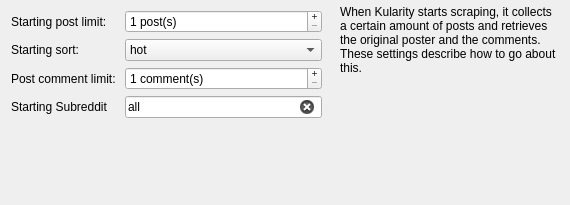
    <widget class="QWidget" name="tab_2">
     <attribute name="title">
      <string>Starting Point</string>
     </attribute>
     <widget class="QWidget" name="formLayoutWidget">
      <property name="geometry">
       <rect>
        <x>1</x>
        <y>5</y>
        <width>331</width>
        <height>191</height>
       </rect>
      </property>
      <layout class="QFormLayout" name="formLayout">
       <property name="leftMargin">
        <number>10</number>
       </property>
       <property name="topMargin">
        <number>5</number>
       </property>
       <property name="rightMargin">
        <number>10</number>
       </property>
       <item row="0" column="0">
        <widget class="QLabel" name="label_9">
         <property name="text">
          <string>Starting post limit:</string>
         </property>
        </widget>
       </item>
       <item row="0" column="1">
        <widget class="QSpinBox" name="startingPostLimit">
         <property name="enabled">
          <bool>true</bool>
         </property>
         <property name="toolTip">
          <string>Maximum number of posts to start scraping from</string>
         </property>
         <property name="buttonSymbols">
          <enum>QAbstractSpinBox::PlusMinus</enum>
         </property>
         <property name="showGroupSeparator" stdset="0">
          <bool>false</bool>
         </property>
         <property name="suffix">
          <string> post(s)</string>
         </property>
         <property name="minimum">
          <number>1</number>
         </property>
         <property name="maximum">
          <number>100</number>
         </property>
        </widget>
       </item>
       <item row="1" column="0">
        <widget class="QLabel" name="label_20">
         <property name="text">
          <string>Starting sort:</string>
         </property>
        </widget>
       </item>
       <item row="1" column="1">
        <widget class="QComboBox" name="startingSort">
         <property name="toolTip">
          <string>Sort the posts by this method</string>
         </property>
         <item>
          <property name="text">
           <string>hot</string>
          </property>
         </item>
         <item>
          <property name="text">
           <string>new</string>
          </property>
         </item>
         <item>
          <property name="text">
           <string>top</string>
          </property>
         </item>
         <item>
          <property name="text">
           <string>controversial</string>
          </property>
         </item>
         <item>
          <property name="text">
           <string>rising</string>
          </property>
         </item>
        </widget>
       </item>
       <item row="2" column="1">
        <widget class="QSpinBox" name="postCommentLimit">
         <property name="enabled">
          <bool>true</bool>
         </property>
         <property name="toolTip">
          <string>Maximum comments to scrape per post</string>
         </property>
         <property name="buttonSymbols">
          <enum>QAbstractSpinBox::PlusMinus</enum>
         </property>
         <property name="showGroupSeparator" stdset="0">
          <bool>false</bool>
         </property>
         <property name="suffix">
          <string> comment(s)</string>
         </property>
         <property name="minimum">
          <number>1</number>
         </property>
         <property name="maximum">
          <number>1000000</number>
         </property>
         <property name="singleStep">
          <number>100</number>
         </property>
        </widget>
       </item>
       <item row="3" column="0">
        <widget class="QLabel" name="label_18">
         <property name="text">
          <string>Starting Subreddit</string>
         </property>
        </widget>
       </item>
       <item row="3" column="1">
        <widget class="QLineEdit" name="startingSubreddit">
         <property name="toolTip">
          <string>Scrape initial posts from this subreddit</string>
         </property>
         <property name="text">
          <string>all</string>
         </property>
         <property name="maxLength">
          <number>21</number>
         </property>
         <property name="placeholderText">
          <string>Enter a subreddit (i.e &quot;all&quot;)</string>
         </property>
         <property name="clearButtonEnabled">
          <bool>true</bool>
         </property>
        </widget>
       </item>
       <item row="2" column="0">
        <widget class="QLabel" name="label_19">
         <property name="text">
          <string>Post comment limit: </string>
         </property>
        </widget>
       </item>
      </layout>
     </widget>
     <widget class="QLabel" name="label_17">
      <property name="geometry">
       <rect>
        <x>340</x>
        <y>5</y>
        <width>221</width>
        <height>191</height>
       </rect>
      </property>
      <property name="text">
       <string>When Kularity starts scraping, it collects a certain amount of posts and retrieves the original poster and the comments. These settings describe how to go about this.</string>
      </property>
      <property name="alignment">
       <set>Qt::AlignLeading|Qt::AlignLeft|Qt::AlignTop</set>
      </property>
      <property name="wordWrap">
       <bool>true</bool>
      </property>
     </widget>
    </widget>
